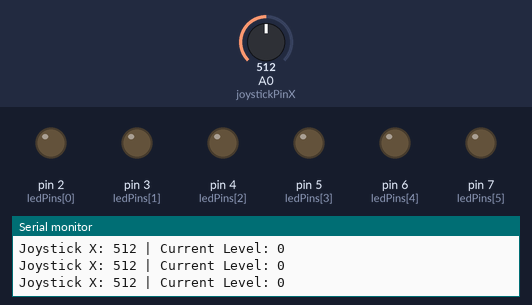
Bench run of a sketch on a simulated Arduino Uno, built with avr-gcc and run on an emulated ATmega328P. Parts: output pins drawn as LEDs (lit = HIGH), the last lines printed to the serial monitor. Inputs (shaded band) come from the test bench; at power-on: A0 (joystickPinX) = 512.

Above: at 1.2 s.
1.3 s: A0 (joystickPinX) set to 539
4.3 s: A0 (joystickPinX) set to 558
At 5.0 s:
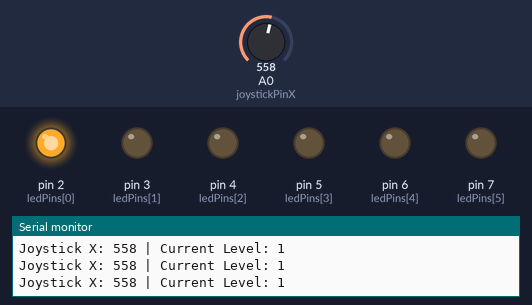
Timing chart, 0 to 7.3 s (numbered marks = the images above; inputs shaded):
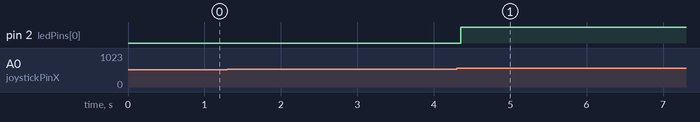

Measured:
- the behaviour switches between 550 and 551 on A0 (joystickPinX) (found by bisection; images 0 and 1)
- after the input at 4.3 s, pin 2 (ledPins[0]): LOW → HIGH after 0.05 s

The sketch:

intensity.ino
```cpp
// Pin configuration
const int joystickPinX = A0; // Joystick X-axis pin
const int ledPins[] = {2, 3, 4, 5, 6, 7}; // LED pins
const int numLEDs = sizeof(ledPins) / sizeof(ledPins[0]);
const int totalLevels = numLEDs * 2; // Twice as many levels

// Thresholds for joystick movement
const int thresholdRight = 550; // Adjust based on your joystick
const int thresholdLeft = 470;  // Adjust based on your joystick
const int neutralZoneLow = 500; // Neutral range (low)
const int neutralZoneHigh = 540; // Neutral range (high)

// State variables
int currentLevel = 0;
bool joystickReleased = true; // Tracks if joystick is in neutral
unsigned long debounceDelay = 200; // Debounce delay in ms
unsigned long lastActionTime = 0; // Last joystick action timestamp

void setup() {
  Serial.begin(9600); // Debugging output
  for (int i = 0; i < numLEDs; i++) {
    pinMode(ledPins[i], OUTPUT);
    analogWrite(ledPins[i], 0); // Initialize all LEDs to off
  }
  pinMode(joystickPinX, INPUT);
}

void loop() {
  int joystickX = analogRead(joystickPinX);
  unsigned long currentTime = millis();

  // Print joystick reading for debugging
  Serial.print("Joystick X: ");
  Serial.print(joystickX);
  Serial.print(" | Current Level: ");
  Serial.println(currentLevel);

  // Check joystick movement and apply debounce delay
  if (currentTime - lastActionTime > debounceDelay) {
    if (joystickX > thresholdRight && joystickReleased) {
      joystickReleased = false;
      lastActionTime = currentTime;
      if (currentLevel < totalLevels) {
        currentLevel++;
        updateLEDs();
        Serial.println("Moved Right");
      }
    } else if (joystickX < thresholdLeft && joystickReleased) {
      joystickReleased = false;
      lastActionTime = currentTime;
      if (currentLevel > 0) {
        currentLevel--;
        updateLEDs();
        Serial.println("Moved Left");
      }
    }
  }

  // Reset joystickReleased when in neutral zone
  if (joystickX >= neutralZoneLow && joystickX <= neutralZoneHigh) {
    joystickReleased = true;
  }
}

// Update LEDs based on the current level
void updateLEDs() {
  int fullLEDs = currentLevel / 2;        // Number of LEDs fully lit
  int partialLEDIndex = currentLevel % 2; // 0 for full brightness, 1 for 50% brightness

  for (int i = 0; i < numLEDs; i++) {
    if (i < fullLEDs) {
      analogWrite(ledPins[i], 255); // Full brightness
    } else if (i == fullLEDs && partialLEDIndex == 1) {
      analogWrite(ledPins[i], 128); // 50% brightness
    } else {
      analogWrite(ledPins[i], 0);   // Off
    }
  }

  Serial.print("Updated LEDs: Current Level = ");
  Serial.println(currentLevel);
}
```
